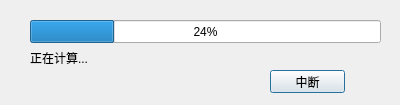
<?xml version="1.0" encoding="UTF-8"?>
<ui version="4.0">
 <class>docalculate</class>
 <widget class="QDialog" name="docalculate">
  <property name="geometry">
   <rect>
    <x>0</x>
    <y>0</y>
    <width>400</width>
    <height>105</height>
   </rect>
  </property>
  <property name="windowTitle">
   <string>正在计算</string>
  </property>
  <widget class="QProgressBar" name="progressBar">
   <property name="geometry">
    <rect>
     <x>30</x>
     <y>20</y>
     <width>351</width>
     <height>23</height>
    </rect>
   </property>
   <property name="value">
    <number>24</number>
   </property>
  </widget>
  <widget class="QLabel" name="label">
   <property name="geometry">
    <rect>
     <x>30</x>
     <y>50</y>
     <width>151</width>
     <height>16</height>
    </rect>
   </property>
   <property name="text">
    <string>正在计算...</string>
   </property>
  </widget>
  <widget class="QPushButton" name="pushButton">
   <property name="geometry">
    <rect>
     <x>270</x>
     <y>70</y>
     <width>75</width>
     <height>23</height>
    </rect>
   </property>
   <property name="text">
    <string>中断</string>
   </property>
  </widget>
 </widget>
 <resources/>
 <connections/>
</ui>
